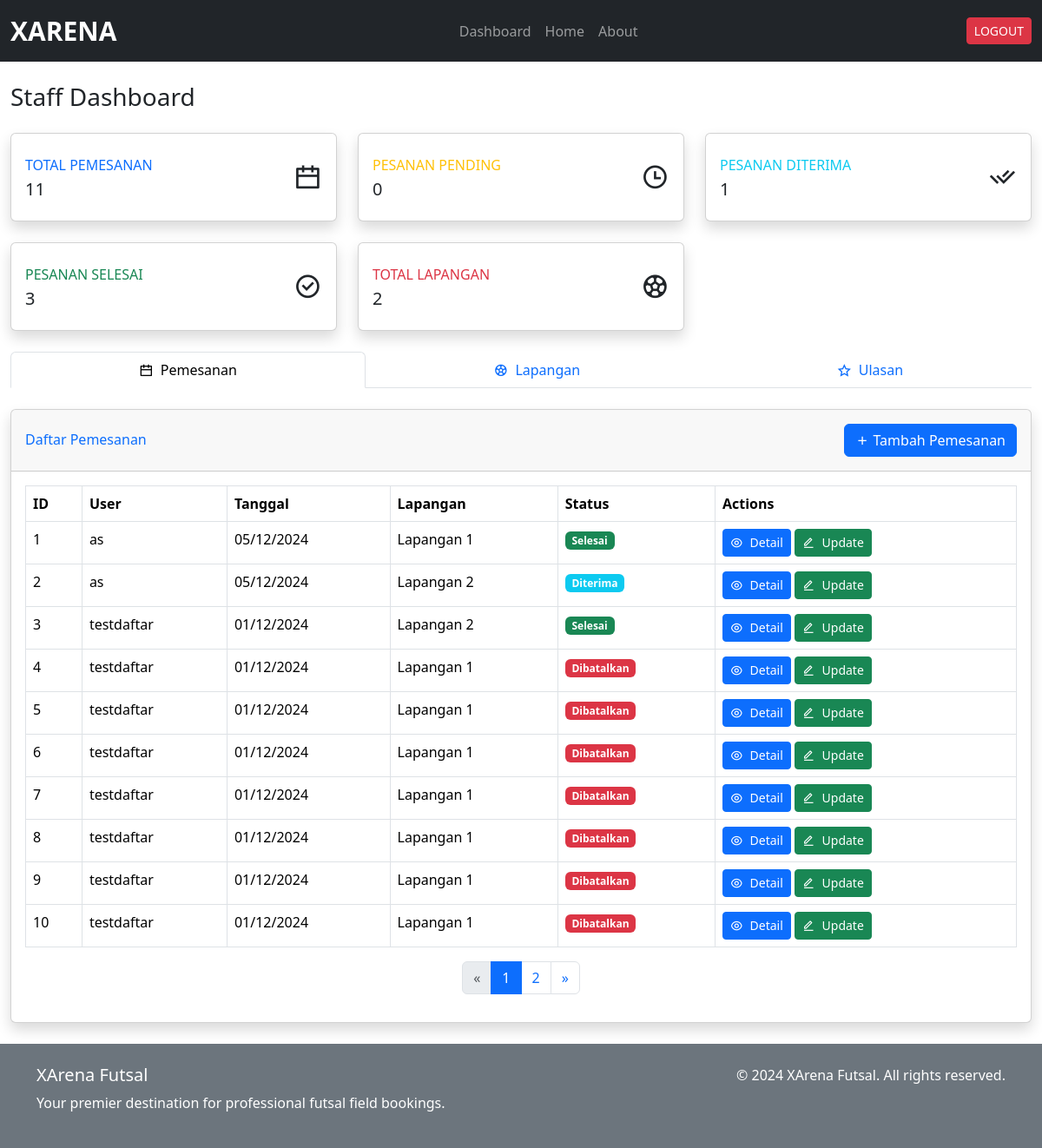
The page /staff/dashboard/ (signed in) on the database as committed earlier.
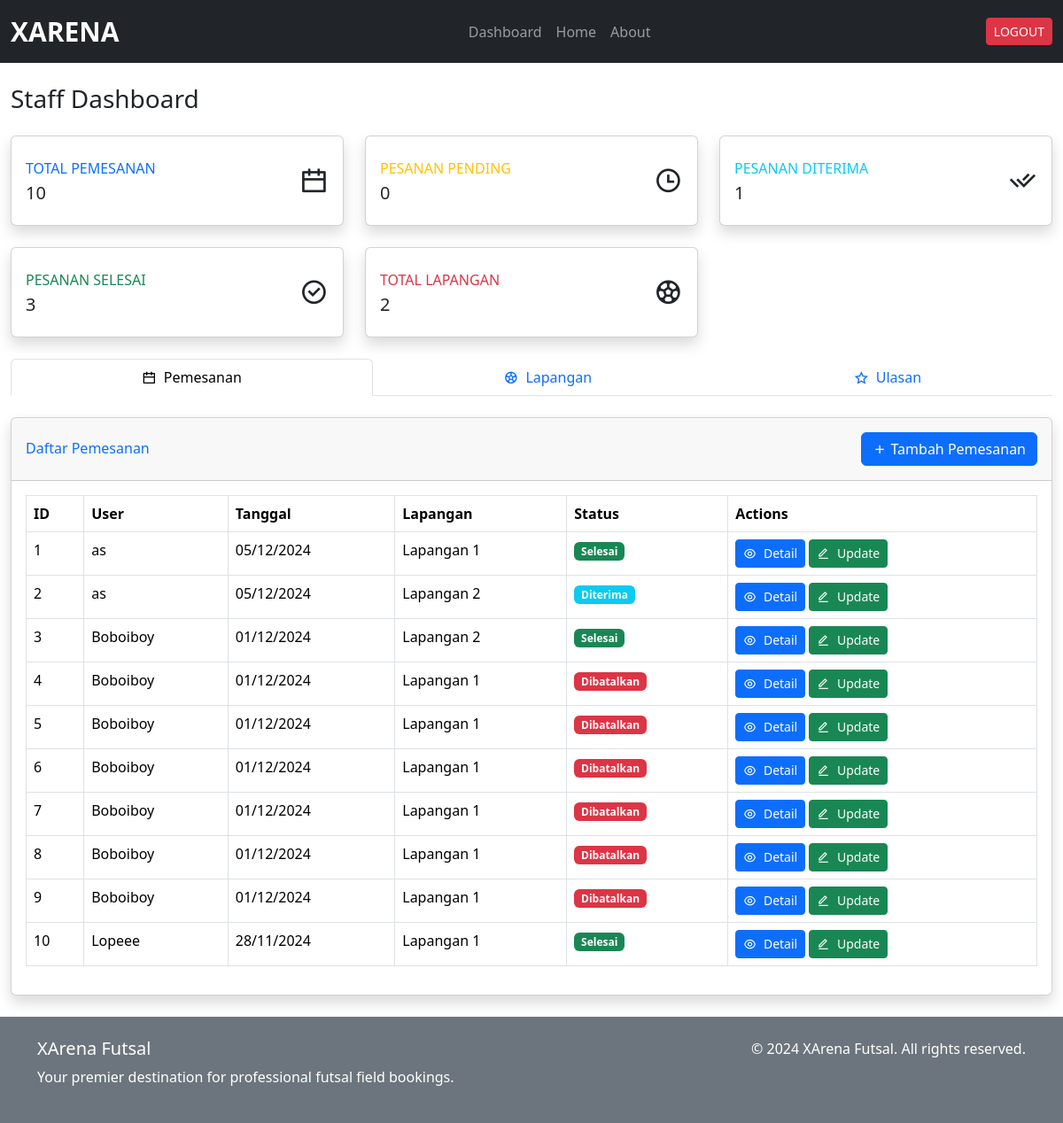
The same page on the database as committed later.
### xarena_app/models.py (models this page shows, shortened)
class Pemesanan(models.Model):
    user = models.ForeignKey(
        settings.AUTH_USER_MODEL,
        on_delete=models.CASCADE,
        related_name='pemesanan_user',
        help_text="User yang melakukan pemesanan"
    )
    staff = models.ForeignKey(
        settings.AUTH_USER_MODEL,
        on_delete=models.CASCADE,
        null=True,
        blank=True,
        related_name='pemesanan_staff',
        help_text="Staff yang memproses pemesanan"
    )
    jadwal = models.ForeignKey(Jadwal, on_delete=models.CASCADE, help_text="Jadwal pemesanan")
    metode_pembayaran = models.CharField(max_length=20, choices=(
        ('transfer', 'Transfer Bank'),
        ('cash', 'Cash'),
    ), default='transfer')
    status = models.CharField(max_length=20, choices=(
        ('pending', 'Pending'),
        ('diterima', 'Diterima'),
        ('selesai', 'Selesai'),
        ('dibatalkan', 'Dibatalkan'),
    ), default='pending')
    created_at = models.DateTimeField(auto_now_add=True)
    updated_at = models.DateTimeField(auto_now=True)

class CustomUser(AbstractUser):
    nama_lengkap = models.CharField(max_length=100, blank=True, null=True)
    no_hp = models.CharField(max_length=15, blank=True, null=True)

class Jadwal(models.Model):
    lapangan = models.ForeignKey(Lapangan, on_delete=models.CASCADE)
    tanggal = models.DateField()
    jam_mulai = models.TimeField()
    jam_selesai = models.TimeField()
    is_available = models.BooleanField(default=True)

class Lapangan(models.Model):
    nama = models.CharField(max_length=100)
    deskripsi = models.TextField(max_length=500)
    harga_per_jam = models.DecimalField(max_digits=10, decimal_places=2)
    gambar = models.ImageField(upload_to='lapangan_images/', blank=True, null=True)
    is_available = models.BooleanField(default=True)
    def avg_rating(self):
        ratings = Ulasan.objects.filter(lapangan=self).values_list('rating', flat=True)
        if ratings:
            return sum(ratings) / len(ratings)
        return 0

### xarena_app/views.py (the view)
# urls.py: path('staff/dashboard/', views.dashboard_staff, name='dashboard_staff'),
@staff_member_required
def dashboard_staff(request):
    pemesanan_list = Pemesanan.objects.all().order_by('-created_at')
    pemesanan_paginator = Paginator(pemesanan_list, 10)
    pemesanan_page = request.GET.get('pemesanan_page')
    pemesanan = pemesanan_paginator.get_page(pemesanan_page)
    lapangan_list = Lapangan.objects.all()
    for field in lapangan_list:
        field.average_rating = field.avg_rating()
    lapangan_paginator = Paginator(lapangan_list, 10)
    lapangan_page = request.GET.get('lapangan_page')
    lapangan = lapangan_paginator.get_page(lapangan_page)
    ulasan_list = Ulasan.objects.all().order_by('-created_at')
    ulasan_paginator = Paginator(ulasan_list, 10)
    ulasan_page = request.GET.get('ulasan_page')
    ulasan = ulasan_paginator.get_page(ulasan_page)
    users = CustomUser.objects.filter(is_staff=False, is_superuser=False).order_by('username')
    context = {
        'pemesanan': pemesanan,
        'users': users,
        'lapangan': lapangan,
        'ulasan': ulasan,
        'total_lapangan': lapangan_list.count(),
        'total_pemesanan': pemesanan_list.count(),
        'pending_pemesanan': pemesanan_list.filter(status='pending').count(),
        'diterima_pemesanan': pemesanan_list.filter(status='diterima').count(),
        'completed_pemesanan': pemesanan_list.filter(status='selesai').count(),
    }
    return render(request, 'staff/dashboard_staff.html', context)

### xarena_app/templatetags/currency_filters.py (called while the page is built)
@register.filter
def rupiah(value):
    try:
        return f"Rp {int(value):,}".replace(',', '.')
    except (ValueError, TypeError):
        return "-"

### templates/staff/dashboard_staff.html (shortened to what this page needs)
{% extends '../base.html' %} {% load currency_filters %} {% block content %}
<div class="container-fluid mt-4">
  <div class="d-sm-flex align-items-center justify-content-between mb-4">
    <h1 class="h3 mb-0 text-gray-800">Staff Dashboard</h1>
  </div>
  <div class="row">
    <div class="col-xl-4 col-md-6 mb-4">
      <div class="card border-left-primary shadow h-100 py-2">
        <div class="card-body">
          <div class="row no-gutters align-items-center">
            <div class="col mr-2">
              <div
                class="text-xs font-weight-bold text-primary text-uppercase mb-1"
              >
                Total Pemesanan
              </div>
              <div class="h5 mb-0 font-weight-bold text-gray-800">
                {{ total_pemesanan }}
              </div>
            </div>
            <div class="col-auto">
              <i class="ri-calendar-line ri-2x text-gray-300"></i>
            </div>
          </div>
        </div>
      </div>
    </div>
    <div class="col-xl-4 col-md-6 mb-4">
      <div class="card border-left-warning shadow h-100 py-2">
        <div class="card-body">
          <div class="row no-gutters align-items-center">
            <div class="col mr-2">
              <div
                class="text-xs font-weight-bold text-warning text-uppercase mb-1"
              >
                Pesanan Pending
              </div>
              <div class="h5 mb-0 font-weight-bold text-gray-800">
                {{ pending_pemesanan }}
              </div>
            </div>
            <div class="col-auto">
              <i class="ri-time-line ri-2x text-gray-300"></i>
            </div>
          </div>
        </div>
      </div>
    </div>
    <div class="col-xl-4 col-md-6 mb-4">
      <div class="card border-left-info shadow h-100 py-2">
        <div class="card-body">
          <div class="row no-gutters align-items-center">
            <div class="col mr-2">
              <div
                class="text-xs font-weight-bold text-info text-uppercase mb-1"
              >
                Pesanan Diterima
              </div>
              <div class="h5 mb-0 font-weight-bold text-gray-800">
                {{ diterima_pemesanan }}
              </div>
            </div>
            <div class="col-auto">
              <i class="ri-check-double-line ri-2x text-gray-300"></i>
            </div>
          </div>
        </div>
      </div>
    </div>
    <div class="col-xl-4 col-md-6 mb-4">
      <div class="card border-left-success shadow h-100 py-2">
        <div class="card-body">
          <div class="row no-gutters align-items-center">
            <div class="col mr-2">
              <div
                class="text-xs font-weight-bold text-success text-uppercase mb-1"
              >
                Pesanan Selesai
              </div>
              <div class="h5 mb-0 font-weight-bold text-gray-800">
                {{ completed_pemesanan }}
              </div>
            </div>
            <div class="col-auto">
              <i class="ri-checkbox-circle-line ri-2x text-gray-300"></i>
            </div>
          </div>
        </div>
      </div>
    </div>
    <div class="col-xl-4 col-md-6 mb-4">
      <div class="card border-left-danger shadow h-100 py-2">
        <div class="card-body">
          <div class="row no-gutters align-items-center">
            <div class="col mr-2">
              <div
                class="text-xs font-weight-bold text-danger text-uppercase mb-1"
              >
                Total Lapangan
              </div>
              <div class="h5 mb-0 font-weight-bold text-gray-800">
                {{ total_lapangan }}
              </div>
            </div>
            <div class="col-auto">
              <i class="ri-football-line ri-2x text-gray-300"></i>
            </div>
          </div>
        </div>
      </div>
    </div>
  </div>
  <ul class="nav nav-tabs nav-fill mb-4" id="dashboardTabs" role="tablist">
    <li class="nav-item" role="presentation">
      <button
        class="nav-link active"
        id="pemesanan-tab"
        data-bs-toggle="tab"
        data-bs-target="#pemesanan"
        type="button"
        role="tab"
      >
        <i class="ri-calendar-line me-1"></i> Pemesanan
      </button>
    </li>
    <li class="nav-item" role="presentation">
      <button
        class="nav-link"
        id="lapangan-tab"
        data-bs-toggle="tab"
        data-bs-target="#lapangan"
        type="button"
        role="tab"
      >
        <i class="ri-football-line me-1"></i> Lapangan
      </button>
    </li>
    <li class="nav-item" role="presentation">
      <button
        class="nav-link"
        id="ulasan-tab"
        data-bs-toggle="tab"
        data-bs-target="#ulasan"
        type="button"
        role="tab"
      >
        <i class="ri-star-line me-1"></i> Ulasan
      </button>
    </li>
  </ul>
  <div class="tab-content" id="dashboardTabsContent">
    <div
      class="tab-pane fade show active"
      id="pemesanan"
      role="tabpanel"
      aria-labelledby="pemesanan-tab"
    >
      <div class="card shadow mb-4">
        <div class="card-header py-3">
          <div class="d-flex justify-content-between align-items-center">
            <h6 class="m-0 font-weight-bold text-primary">Daftar Pemesanan</h6>
            <button
              class="btn btn-primary"
              data-bs-toggle="modal"
              data-bs-target="#addBookingModal"
            >
              <i class="ri-add-line"></i> Tambah Pemesanan
            </button>
          </div>
        </div>
        <div class="card-body">
          <div class="table-responsive">
            <table
              class="table table-bordered"
              width="100%"
              cellspacing="0"
            >
              <thead>
                <tr>
                  <th>ID</th>
                  <th>User</th>
                  <th>Tanggal</th>
                  <th>Lapangan</th>
                  <th>Status</th>
                  <th>Actions</th>
                </tr>
              </thead>
              <tbody>
                {% for item in pemesanan %}
                <tr>
                  <td>{{ forloop.counter }}</td>
                  <td>{{ item.user.username }}</td>
                  <td>{{ item.created_at|date:"d/m/Y" }}</td>
                  <td>{{ item.jadwal.lapangan.nama }}</td>
                  <td>
                    <span
                      class="badge {% if item.status == 'pending' %} bg-warning {% elif item.status == 'diterima' %} bg-info {% elif item.status == 'dibatalkan' %} bg-danger {% else %} bg-success {% endif %}"
                    >
                      {{ item.status|capfirst }}
                    </span>
                  </td>
                  <td>
                    <a
                      href="{% url 'detail_pemesanan_staff' item.id %}"
                      class="btn btn-primary btn-sm"
                    >
                      <i class="ri-eye-line me-2"></i>Detail
                    </a>
                    <button
                      class="btn btn-success btn-sm update-btn gap-2"
                      data-id="{{ item.id }}"
                      data-status="{{ item.status }}"
                    >
                      <i class="ri-edit-line me-2"></i>Update
                    </button>
                  </td>
                </tr>
                {% endfor %}
              </tbody>
            </table>
            {% include '../components/pagination.html' with page_obj=pemesanan param_name='pemesanan_page' %}
          </div>
        </div>
      </div>
    </div>
  </div>
</div>
{% endblock %}

### templates/base.html (shortened to what this page needs)
<!DOCTYPE html>
<html>
  <head>
    {% load static %}
    <link rel="stylesheet" href="{% static 'css/style.css' %}" />
    <link href="https://cdn.jsdelivr.net/npm/bootstrap@5.3.3/dist/css/bootstrap.min.css" rel="stylesheet">
    <link
      href="https://cdn.jsdelivr.net/npm/remixicon@4.5.0/fonts/remixicon.css"
      rel="stylesheet"
    />
  </head>
  <body>
    {% include 'components/navbar.html' %}
    <main class="" style="min-height: 75vh">
      {% block content %} {% endblock %}
    </main>
    <footer class="footer p-4 bg-secondary text-white">
      <div class="container">
        <div class="row">
          <div class="col-md-6">
            <h5>XArena Futsal</h5>
            <p>
              Your premier destination for professional futsal field bookings.
            </p>
          </div>
          <div class="col-md-6 text-md-end">
            <p>&copy; 2024 XArena Futsal. All rights reserved.</p>
          </div>
        </div>
      </div>
    </footer>
  </body>
</html>

### templates/components/navbar.html (shortened to what this page needs)
<nav class="navbar navbar-expand-lg navbar-dark bg-dark">
  <div class="container-fluid">
    <a
      href="{% url 'landing' %}"
      class="navbar-brand text-white"
      style="font-size: 30px; font-weight: 700"
      >XARENA</a
    >
    <div class="collapse navbar-collapse text-center" id="navbarNav">
      <ul class="navbar-nav mx-auto mb-2 mb-lg-0">
        {% if user.is_authenticated %} {% if user.is_superuser %}
        <li class="nav-item">
          <a
            class="nav-link {% if request.resolver_match.url_name == 'dashboard_admin' %}active{% endif %}"
            href="{% url 'dashboard_admin' %}"
            >Dashboard</a
          >
        </li>
        {% endif %} {% endif %}
        <li class="nav-item">
          <a
            class="nav-link {% if request.resolver_match.url_name == 'landing' %}active{% endif %}"
            href="{% url 'landing' %}"
            >Home</a
          >
        </li>
        <li class="nav-item">
          <a
            class="nav-link {% if request.resolver_match.url_name == 'about' %}active{% endif %}"
            href="{% url 'about' %}"
            >About</a
          >
        </li>
      </ul>
      <div class="d-flex gap-3 justify-content-center">
        {% if user.is_authenticated %}
        <button type="button" class="nav-item btn btn-danger btn-sm">
          <a class="nav-link text-white" href="{% url 'logout' %}">LOGOUT</a>
        </button>
        {% endif %}
      </div>
    </div>
  </div>
</nav>

### templates/components/pagination.html
{% if page_obj.has_other_pages %}
<nav aria-label="Page navigation">
  <ul class="pagination justify-content-center">
    {% if page_obj.has_previous %}
      <li class="page-item">
        <a class="page-link" href="?{{ param_name }}={{ page_obj.previous_page_number }}">&laquo;</a>
      </li>
    {% else %}
      <li class="page-item disabled">
        <span class="page-link">&laquo;</span>
      </li>
    {% endif %}
    {% for i in page_obj.paginator.page_range %}
      {% if page_obj.number == i %}
        <li class="page-item active">
          <span class="page-link">{{ i }}</span>
        </li>
      {% else %}
        <li class="page-item">
          <a class="page-link" href="?{{ param_name }}={{ i }}">{{ i }}</a>
        </li>
      {% endif %}
    {% endfor %}
    {% if page_obj.has_next %}
      <li class="page-item">
        <a class="page-link" href="?{{ param_name }}={{ page_obj.next_page_number }}">&raquo;</a>
      </li>
    {% else %}
      <li class="page-item disabled">
        <span class="page-link">&raquo;</span>
      </li>
    {% endif %}
  </ul>
</nav>
{% endif %}

### static/css/style.css (style rules this page uses)
* { scrollbar-width: thin; scrollbar-color: #888 #f1f1f1; }

Rows that differ between the two databases and show on the page:
removed Pemesanan: user.username "testdaftar", created_at "01/12/2024", jadwal.lapangan.nama "Lapangan 1", status "Dibatalkan"
changed through a linked row, Pemesanan (number 3 of 10 on the later page): user.username "testdaftar" → "Boboiboy"
changed through a linked row, Pemesanan (number 4 of 10 on the later page): user.username "testdaftar" → "Boboiboy"
changed through a linked row, Pemesanan (number 5 of 10 on the later page): user.username "testdaftar" → "Boboiboy"
changed through a linked row, Pemesanan (number 6 of 10 on the later page): user.username "testdaftar" → "Boboiboy"
changed through a linked row, Pemesanan (number 7 of 10 on the later page): user.username "testdaftar" → "Boboiboy"
changed through a linked row, Pemesanan (number 8 of 10 on the later page): user.username "testdaftar" → "Boboiboy"
changed through a linked row, Pemesanan (number 9 of 10 on the later page): user.username "testdaftar" → "Boboiboy"
now on this page (row unchanged): Pemesanan: user.username "Lopeee", created_at "28/11/2024", jadwal.lapangan.nama "Lapangan 1", status "Selesai"
Other text that changed with them:
{{ total_pemesanan }}: "11" → "10"
list line gone: "1"
list line gone: "2"
